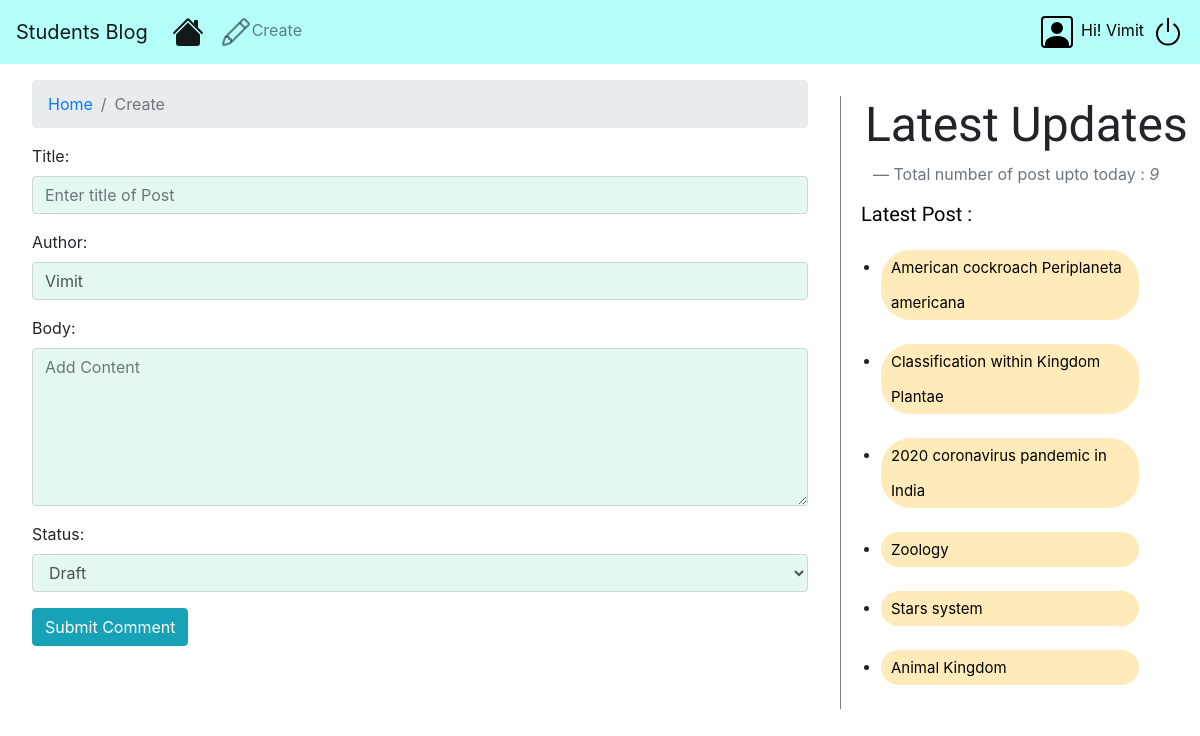
The page /create/ (signed in) on the database its author committed.
### scienceblog/models.py (models this page shows, shortened)
class Post(models.Model):
    STATUS_CHOICES=(('draft','Draft'),('published','Published'))
    title = models.CharField(max_length=256)
    slug = models.SlugField(max_length=264,unique_for_date='publish')
    author = models.ForeignKey(User, on_delete=models.CASCADE, related_name='blog_post',
                               related_query_name=None, limit_choices_to=None, null=True, db_column='author', blank=True)
    body = models.TextField()
    publish = models.DateTimeField(default=timezone.now)
    created = models.DateTimeField(default=timezone.now)
    updated = models.DateTimeField(default=timezone.now)
    status=models.CharField(max_length=10,choices=STATUS_CHOICES,default='draft')
    objects= CustomManager()
    tags = TaggableManager()
    class Meta:
        ordering=('-publish',)
    def get_absolute_url(self):
        return reverse('post_detail', args=[self.publish.year, self.publish.strftime('%m'), self.publish.strftime('%d'), self.slug], kwargs=None, current_app='scienceblog')

### scienceblog/views.py (the view)
@login_required
def create_post(request):
    user = User.objects.filter(username=request.user).first()
    kwargs = {}
    if request.method == 'POST':
        form = PostForm(request.POST, instance=user)
        form_value = QueryDict.dict(form.data)
        slug_value = re.sub(r'\s+', '-', form_value.get('title').lower())
        kwargs['title'] = form_value.get('title')
        kwargs['slug'] = slug_value
        kwargs['author'] = request.user
        kwargs['body'] = form_value.get('body')
        kwargs['status'] = form_value.get('status')
        try:
            obj = Post(**kwargs)
            obj.save()
            post = generate_tags_related_to_post(**kwargs)
            if kwargs['status']=='draft':
                messages.success(request, f'Your Post have been Drafted!')
            else:
                messages.success(request, f'Your Post have been Added!')
            return redirect('blog-home')
        except Exception as e:
            messages.warning(request,f'There have been some Error, Please Contact Admin {e}')
            return redirect('blog-home')
    else:
        form = PostForm(initial={'author': request.user}, instance=request.user)
    return render(request, 'blog/create.html', {'form': form})

### scienceblog/forms.py
class PostForm(forms.ModelForm):
    STATUS_CHOICES = (('draft', 'Draft'), ('published', 'Published'))
    title = forms.CharField(widget=forms.TextInput(attrs={'class':'form-control','placeholder':'Enter title of Post','required':True}))
    author = forms.CharField(widget=forms.TextInput(attrs={
                             'class': 'form-control', 'placeholder': 'Your Name'}), required=False, disabled=True)
    body = forms.CharField(widget=forms.Textarea(
        attrs={'class': 'form-control', 'placeholder': 'Add Content', 'required': True, 'rows': 6, 'cols': 15}))
    status = forms.ChoiceField(widget=forms.Select(
        attrs={'class': 'form-control choice'}), initial=None, show_hidden_initial=False, choices=STATUS_CHOICES)
    class Meta:
        model=Post
        fields = ('title','author','body','status')

### scienceblog/models.py (called while the page is built)
    def get_queryset(self):
        return super().get_queryset().filter(status='published')

### scienceblog/templatetags/blog.py (called while the page is built)
@register.simple_tag(name='count',takes_context=True)
def total_posts(context):
    return Post.objects.count()

@register.inclusion_tag('blog/latest_post.html')
def show_latest_post(count=5):
    latest_post = Post.objects.order_by('-publish')[:count]
    return {'latest_post': latest_post}

### templates/blog/create.html (shortened to what this page needs)
{%extends 'blog/index.html' %}
{%block content%}
<nav aria-label="breadcrumb">
    <ol class="breadcrumb">
        <li class="breadcrumb-item"><a href="{% url 'blog-home' %}">Home</a></li>
        <li class="breadcrumb-item active" aria-current="page">Create</li>
    </ol>
</nav>
<form action="" method="POST">
    {{form.as_p}}
    <input type="submit" class="btn btn-info" value="Submit Comment">
</form>
{%endblock%}

### templates/blog/index.html (shortened to what this page needs)
<!DOCTYPE html>
{% load blog %}
{% load static %}
<html lang="en" dir="ltr">
  <head>
    <link rel="stylesheet" href="https://stackpath.bootstrapcdn.com/bootstrap/4.4.1/css/bootstrap.min.css">
    <link rel="stylesheet" href="https://cdnjs.cloudflare.com/ajax/libs/font-awesome/4.7.0/css/font-awesome.min.css">
    <link rel="stylesheet" href="{% static "css/blog/blog.css" %}">
  </head>
  <body>
    <nav class="navbar navbar-expand-lg fixed-top navbar-light" style="background-color: #b4fff9;">
      <a class="navbar-brand" href="/blog">Students Blog</a>
      <div class="collapse navbar-collapse" id="navbarSupportedContent">
        <ul class="navbar-nav mr-auto">
          <li class="nav-item active">
            <a class="nav-link" href="/"><svg class="bi bi-house-fill" width="2em" height="2em" viewBox="0 0 16 16" fill="currentColor" xmlns="http://www.w3.org/2000/svg"></a>
          </li>
          <li class="nav-item">
            <a class="nav-link" href="/create">Create</a>
          </li>
        </ul>
        <ul class="nav navbar-nav navbar-right">
          {% if user.is_authenticated %}
          <li><a href="{% url 'profile' %}" style="0.5em 0.5em 0.5em 0.5em;color: black;" title="Profile"><span style="margin: 0 0.5em 0 0.5em;">Hi! {{request.user}}</span></a></li>
          <li><a href="{% url 'logout' %}" style="0.5em 0.5em 0.5em 0.5em;color: black;" title="Logout"><svg
                class="bi bi-power" width="2em"
                height="2em" viewBox="0 0 16 16" fill="currentColor" xmlns="http://www.w3.org/2000/svg">
                <path fill-rule="evenodd" d="M5.578 4.437a5 5 0 104.922.044l.5-.866a6 6 0 11-5.908-.053l.486.875z"
                  clip-rule="evenodd" />
                <path fill-rule="evenodd" d="M7.5 8V1h1v7h-1z" clip-rule="evenodd" />
              </svg></a></li>
            {% endif %}
        </ul>
      </div>
    </nav>
    <div class="content">
      {% block content %}{% endblock %}
    </div>
    {% block sidebar %}
    <div class="sidebar">
      <h3 style="font-family: 'Dr Sugiyama';font-size: 48px; padding-left: 0.5em;">Latest Updates</h3>
      <footer class="blockquote-footer" style="font-size: 16px;padding: 0 0 1em 2em;">Total number of post upto today :
        <cite
          title="Source Title">{% count %}</cite></footer>
      <h5 style="font-family: 'Croissant One';font-size: 20px;color:black;padding: 0 0 0 1em; ">
        Latest Post :</h5>{% show_latest_post 6%}
    </div>
    {% endblock %}
  </body>
</html>

### templates/blog/latest_post.html (shortened to what this page needs)
<div class="row">
    <div class="col-sm-12">
        <div class="list-type3">
            <ul>
                {% for post in latest_post %}
                <li class="list"><a class="latest" href="{{post.get_absolute_url}}">{{post.title}}</a></li>
                {% endfor %}
            </ul>
        </div>
    </div>
</div>

### static/css/blog/blog.css (style rules this page uses)
.content { margin-top: 4em; width:70%; float: left; height: 100%; padding: 1em 2em 1em 2em; }
.sidebar { margin-top: 6em; width: 30%; float: right; border-left: 1px solid grey; height: 100%; }
h5 { color: black; }
#id_name,#id_email,#id_body,#id_title,#id_author,#id_status { background: rgb(228, 248, 240); }

### templates/blog/latest_post.html (style rules this page uses)
.list-type3 { margin:0 auto; width: 100%; }
.list-type3 li, .list-type3 a { float: left; height: 50%; line-height: 35px; position: relative; font-size: 15px; margin-bottom: 12px; width: 90%; }
.list-type3 a { padding: 0 0 0 10px; background: #ffebb9; color: black; border-radius: 2em; }

### rows shown on the page
Post: title "American cockroach Periplaneta americana"
Post: title "Classification within Kingdom Plantae"
Post: title "2020 coronavirus pandemic in India"
Post: title "Zoology"
Post: title "Stars system"
Post: title "Animal Kingdom"

### other values the page prints
{{ request.user }} "Vimit"
